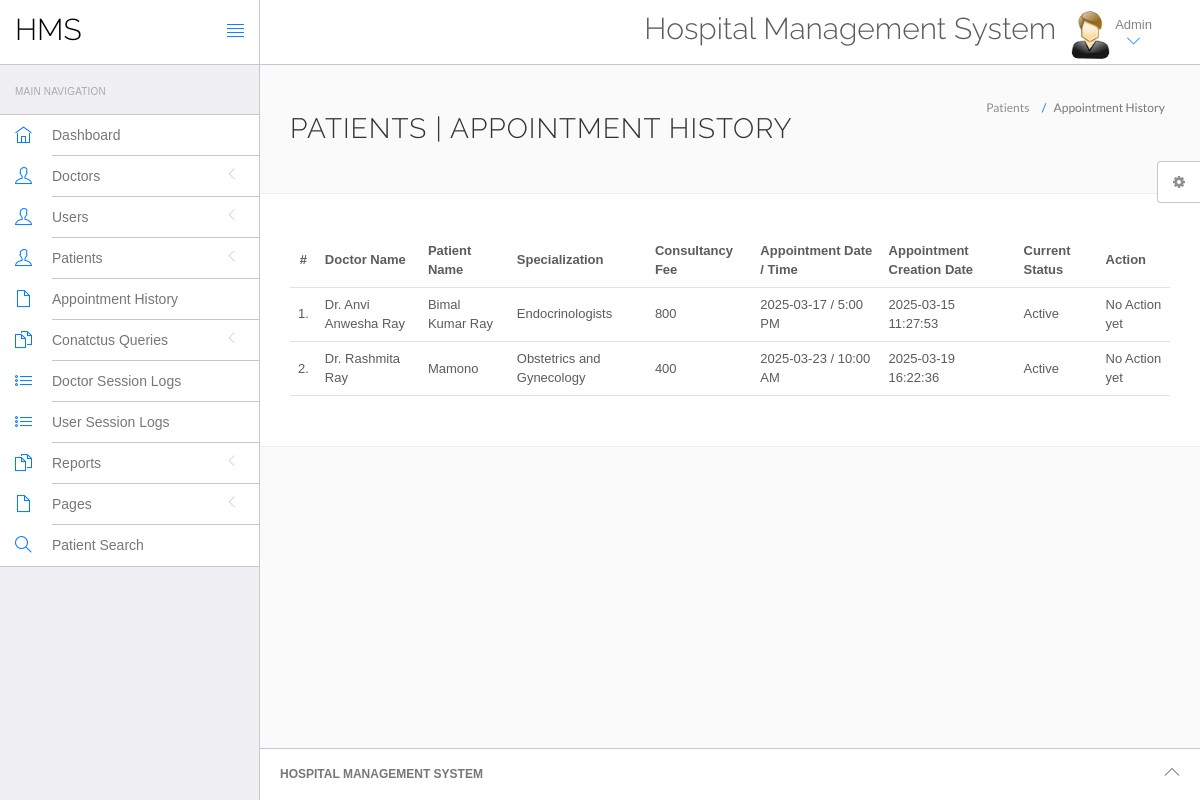
The app's page /hms/admin/appointment-history.php (signed in) with its own data.
### tables this page shows
CREATE TABLE `appointment` (
  `id` int(11) NOT NULL,
  `doctorSpecialization` varchar(255) DEFAULT NULL,
  `doctorId` int(11) DEFAULT NULL,
  `userId` int(11) DEFAULT NULL,
  `consultancyFees` int(11) DEFAULT NULL,
  `appointmentDate` varchar(255) DEFAULT NULL,
  `appointmentTime` varchar(255) DEFAULT NULL,
  `postingDate` timestamp NULL DEFAULT current_timestamp(),
  `userStatus` int(11) DEFAULT NULL,
  `doctorStatus` int(11) DEFAULT NULL,
  `updationDate` timestamp NULL DEFAULT NULL ON UPDATE current_timestamp()
);

CREATE TABLE `doctors` (
  `id` int(11) NOT NULL,
  `specilization` varchar(255) DEFAULT NULL,
  `doctorName` varchar(255) DEFAULT NULL,
  `address` longtext DEFAULT NULL,
  `docFees` varchar(255) DEFAULT NULL,
  `contactno` bigint(11) DEFAULT NULL,
  `docEmail` varchar(255) DEFAULT NULL,
  `password` varchar(255) DEFAULT NULL,
  `creationDate` timestamp NULL DEFAULT current_timestamp(),
  `updationDate` timestamp NULL DEFAULT NULL ON UPDATE current_timestamp()
);

CREATE TABLE `users` (
  `id` int(11) NOT NULL,
  `fullName` varchar(255) DEFAULT NULL,
  `address` longtext DEFAULT NULL,
  `city` varchar(255) DEFAULT NULL,
  `gender` varchar(255) DEFAULT NULL,
  `email` varchar(255) DEFAULT NULL,
  `password` varchar(255) DEFAULT NULL,
  `regDate` timestamp NULL DEFAULT current_timestamp(),
  `updationDate` timestamp NULL DEFAULT NULL ON UPDATE current_timestamp()
);

### hms/admin/appointment-history.php (the view, shortened to what this page needs)
<?php
include('include/config.php');
if(strlen($_SESSION['id']==0)) {
 header('location:logout.php');
  } else{
?>
<!DOCTYPE html>
<html lang="en">
	<head>
		<link rel="stylesheet" href="vendor/bootstrap/css/bootstrap.min.css">
		<link rel="stylesheet" href="vendor/fontawesome/css/font-awesome.min.css">
		<link rel="stylesheet" href="vendor/themify-icons/themify-icons.min.css">
		<link href="vendor/animate.css/animate.min.css" rel="stylesheet" media="screen">
		<link href="vendor/perfect-scrollbar/perfect-scrollbar.min.css" rel="stylesheet" media="screen">
		<link href="vendor/switchery/switchery.min.css" rel="stylesheet" media="screen">
		<link href="vendor/bootstrap-touchspin/jquery.bootstrap-touchspin.min.css" rel="stylesheet" media="screen">
		<link href="vendor/select2/select2.min.css" rel="stylesheet" media="screen">
		<link href="vendor/bootstrap-datepicker/bootstrap-datepicker3.standalone.min.css" rel="stylesheet" media="screen">
		<link href="vendor/bootstrap-timepicker/bootstrap-timepicker.min.css" rel="stylesheet" media="screen">
		<link rel="stylesheet" href="assets/css/styles.css">
		<link rel="stylesheet" href="assets/css/plugins.css">
		<link rel="stylesheet" href="assets/css/themes/theme-1.css" id="skin_color" />
	</head>
	<body>
		<div id="app">
<?php include('include/sidebar.php');?>
			<div class="app-content">
					<?php include('include/header.php');?>
				<div class="main-content" >
					<div class="wrap-content container" id="container">
						<section id="page-title">
							<div class="row">
								<div class="col-sm-8">
									<h1 class="mainTitle">Patients  | Appointment History</h1>
																	</div>
								<ol class="breadcrumb">
									<li>
										<span>Patients </span>
									</li>
									<li class="active">
										<span>Appointment History</span>
									</li>
								</ol>
							</div>
						</section>
						<div class="container-fluid container-fullw bg-white">
									<div class="row">
								<div class="col-md-12">
									<table class="table table-hover" id="sample-table-1">
										<thead>
											<tr>
												<th class="center">#</th>
												<th class="hidden-xs">Doctor Name</th>
												<th>Patient Name</th>
												<th>Specialization</th>
												<th>Consultancy Fee</th>
												<th>Appointment Date / Time </th>
												<th>Appointment Creation Date  </th>
												<th>Current Status</th>
												<th>Action</th>
											</tr>
										</thead>
										<tbody>
<?php
$sql=mysqli_query($con,"select doctors.doctorName as docname,users.fullName as pname,appointment.*  from appointment join doctors on doctors.id=appointment.doctorId join users on users.id=appointment.userId ");
$cnt=1;
while($row=mysqli_fetch_array($sql))
{
?>
											<tr>
												<td class="center"><?php echo $cnt;?>.</td>
												<td class="hidden-xs"><?php echo $row['docname'];?></td>
												<td class="hidden-xs"><?php echo $row['pname'];?></td>
												<td><?php echo $row['doctorSpecialization'];?></td>
												<td><?php echo $row['consultancyFees'];?></td>
												<td><?php echo $row['appointmentDate'];?> / <?php echo
												 $row['appointmentTime'];?>
												</td>
												<td><?php echo $row['postingDate'];?></td>
												<td>
<?php if(($row['userStatus']==1) && ($row['doctorStatus']==1))
{
	echo "Active";
}
												?></td>
												<td >
												<div class="visible-md visible-lg hidden-sm hidden-xs">
							<?php if(($row['userStatus']==1) && ($row['doctorStatus']==1))
{
echo "No Action yet";
	 } else {
		echo "Canceled";
		} ?>
												</div>
												</td>
											</tr>
											<?php
$cnt=$cnt+1;
											 }?>
										</tbody>
									</table>
								</div>
							</div>
								</div>
					</div>
				</div>
			</div>
	<?php include('include/footer.php');?>
	<?php include('include/setting.php');?>
		</div>
	</body>
</html>
<?php } ?>

### hms/admin/include/sidebar.php (shortened to what this page needs)
<div class="sidebar app-aside" id="sidebar">
				<div class="sidebar-container perfect-scrollbar">
<nav>
						<div class="navbar-title">
							<span>Main Navigation</span>
						</div>
						<ul class="main-navigation-menu">
							<li>
								<a href="dashboard.php">
									<div class="item-content">
										<div class="item-media">
											<i class="ti-home"></i>
										</div>
										<div class="item-inner">
											<span class="title"> Dashboard </span>
										</div>
									</div>
								</a>
							</li>
							<li>
								<a href="javascript:void(0)">
									<div class="item-content">
										<div class="item-media">
											<i class="ti-user"></i>
										</div>
										<div class="item-inner">
											<span class="title"> Doctors </span><i class="icon-arrow"></i>
										</div>
									</div>
								</a>
								</li>
				<li>
								<a href="javascript:void(0)">
									<div class="item-content">
										<div class="item-media">
											<i class="ti-user"></i>
										</div>
										<div class="item-inner">
											<span class="title"> Users </span><i class="icon-arrow"></i>
										</div>
									</div>
								</a>
								</li>
								<li>
								<a href="javascript:void(0)">
									<div class="item-content">
										<div class="item-media">
											<i class="ti-user"></i>
										</div>
										<div class="item-inner">
											<span class="title"> Patients </span><i class="icon-arrow"></i>
										</div>
									</div>
								</a>
								</li>
<li>
								<a href="appointment-history.php">
									<div class="item-content">
										<div class="item-media">
											<i class="ti-file"></i>
										</div>
										<div class="item-inner">
											<span class="title"> Appointment History </span>
										</div>
									</div>
								</a>
							</li>
				<li>
								<a href="javascript:void(0)">
									<div class="item-content">
										<div class="item-media">
											<i class="ti-files"></i>
										</div>
										<div class="item-inner">
											<span class="title"> Conatctus Queries </span><i class="icon-arrow"></i>
										</div>
									</div>
								</a>
								</li>
	<li>
								<a href="doctor-logs.php">
									<div class="item-content">
										<div class="item-media">
											<i class="ti-list"></i>
										</div>
										<div class="item-inner">
											<span class="title"> Doctor Session Logs </span>
										</div>
									</div>
								</a>
							</li>
							<li>
								<a href="user-logs.php">
									<div class="item-content">
										<div class="item-media">
											<i class="ti-list"></i>
										</div>
										<div class="item-inner">
											<span class="title"> User Session Logs </span>
										</div>
									</div>
								</a>
							</li>
				<li>
								<a href="javascript:void(0)">
									<div class="item-content">
										<div class="item-media">
											<i class="ti-files"></i>
										</div>
										<div class="item-inner">
											<span class="title"> Reports </span><i class="icon-arrow"></i>
										</div>
									</div>
								</a>
							</li>
				<li>
								<a href="javascript:void(0)">
									<div class="item-content">
										<div class="item-media">
											<i class="ti-file"></i>
										</div>
										<div class="item-inner">
											<span class="title"> Pages </span><i class="icon-arrow"></i>
										</div>
									</div>
								</a>
							</li>
								<li>
								<a href="patient-search.php">
									<div class="item-content">
										<div class="item-media">
											<i class="ti-search"></i>
										</div>
										<div class="item-inner">
											<span class="title"> Patient Search </span>
										</div>
									</div>
								</a>
							</li>
						</ul>
					</nav>
					</div>
			</div>

### hms/admin/include/header.php (shortened to what this page needs)
<header class="navbar navbar-default navbar-static-top">
					<div class="navbar-header">
						<a class="navbar-brand" href="#">
							<h2 style="padding-top:20%; color:#000 ">HMS</h2>
						</a>
						<a href="#" class="sidebar-toggler pull-right visible-md visible-lg" data-toggle-class="app-sidebar-closed" data-toggle-target="#app">
							<i class="ti-align-justify"></i>
						</a>
					</div>
					<div class="navbar-collapse collapse">
						<ul class="nav navbar-right">
								<li  style="padding-top:2% ">
								<h2>Hospital Management System</h2>
							</li>
							<li class="dropdown current-user">
								<a href class="dropdown-toggle" data-toggle="dropdown">
									<img src="assets/images/images.jpg" > <span class="username">
			Admin
									<i class="ti-angle-down"></i></i></span>
								</a>
							</li>
						</ul>
					</div>
				</header>

### hms/admin/include/footer.php
<footer>
				<div class="footer-inner">
					<div class="pull-left">
					<span class="text-bold text-uppercase"> Hospital Management System</span>
					</div>
					<div class="pull-right">
						<span class="go-top"><i class="ti-angle-up"></i></span>
					</div>
				</div>
			</footer>

### hms/admin/include/setting.php (shortened to what this page needs)
<div class="settings panel panel-default hidden-xs hidden-sm" id="settings">
				<button ct-toggle="toggle" data-toggle-class="active" data-toggle-target="#settings" class="btn btn-default">
					<i class="fa fa-spin fa-gear"></i>
				</button>
			</div>

### hms/admin/assets/css/plugins.css (style rules this page uses)
.perfect-scrollbar { overflow-y: hidden !important; }

### hms/admin/assets/css/themes/theme-1.css (style rules this page uses)
body { background: #FAFAFA; }
header .navbar-header { background: #ffffff !important; border-right-color: #c8c7cc !important; border-bottom-color: #c8c7cc !important; }
header .navbar-header .sidebar-toggler, header .navbar-header .sidebar-mobile-toggler { color: #007aff !important; }
header .navbar-header .navbar-brand { color: #777 !important; }
header .navbar-collapse { background: #ffffff !important; border-bottom-color: #c8c7cc !important; box-shadow: none !important; }
header .navbar-collapse .navbar-right > li > a { color: #777; }
header .navbar-collapse .navbar-right > li > a i { color: #007aff !important; }
#sidebar { background: #EFEFF4 !important; }
#sidebar:before { border-right-width: "1px" !important; border-right-style: solid; border-right-color: #c8c7cc !important; }
#sidebar nav { border-right-width: "1px" !important; border-right-style: solid; border-right-color: #c8c7cc !important; }
#sidebar nav .navbar-title { color: #aaaaaa; }
#sidebar nav > ul { background: #ffffff !important; border-bottom-color: #c8c7cc !important; border-top-color: #c8c7cc !important; }
#sidebar nav > ul > li > a .item-media > i { color: #007aff !important; }
#sidebar nav > ul > li > a .item-inner { color: #777 !important; border-bottom-color: #c8c7cc; }
#app > footer { background: #ffffff !important; border-top-color: #c8c7cc !important; color: #777; }

### records on screen
appointment: doctorId.doctorName "Dr. Anvi Anwesha Ray", userId.fullName "Bimal Kumar Ray", doctorSpecialization "Endocrinologists", consultancyFees "800", appointmentDate "2025-03-17", appointmentTime "5:00 PM", postingDate "2025-03-15 11:27:53", userStatus "Active"
appointment: doctorId.doctorName "Dr. Rashmita Ray", userId.fullName "Mamono", doctorSpecialization "Obstetrics and Gynecology", consultancyFees "400", appointmentDate "2025-03-23", appointmentTime "10:00 AM", postingDate "2025-03-19 16:22:36", userStatus "Active"
